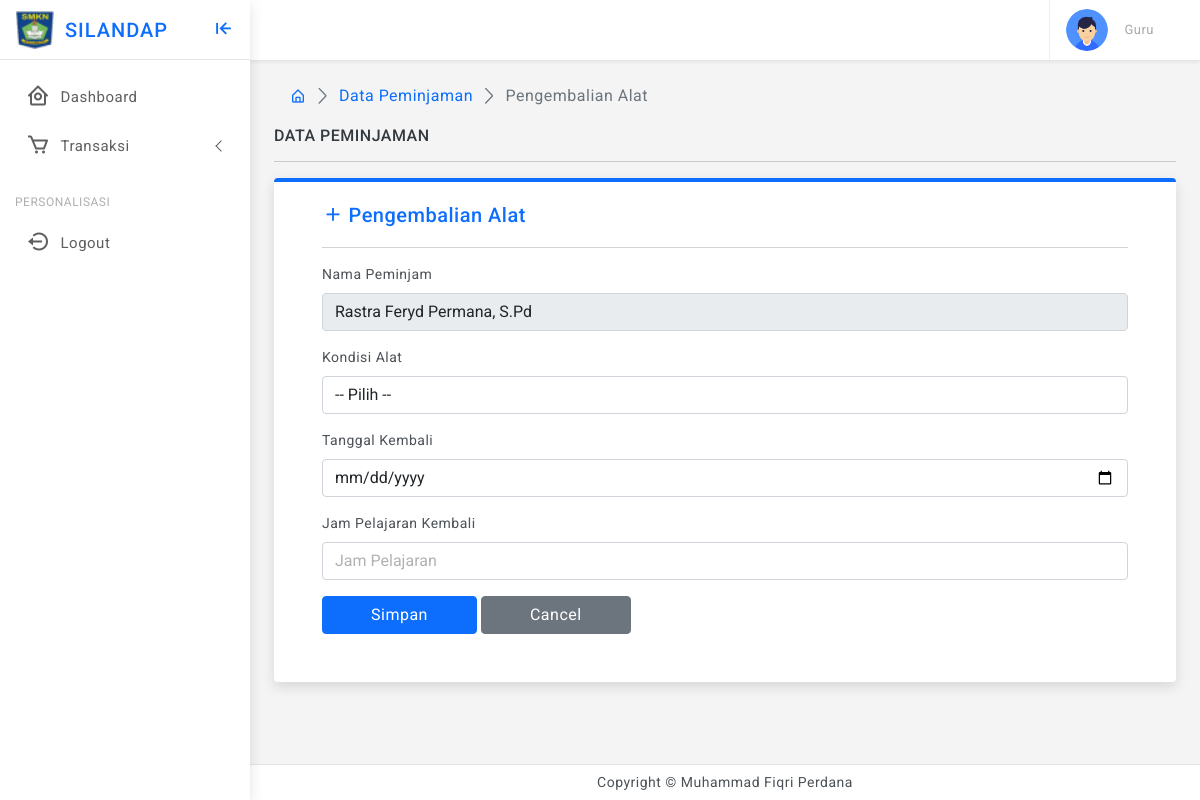
Page /user/pj-alat-kembali.php on the earlier database version.
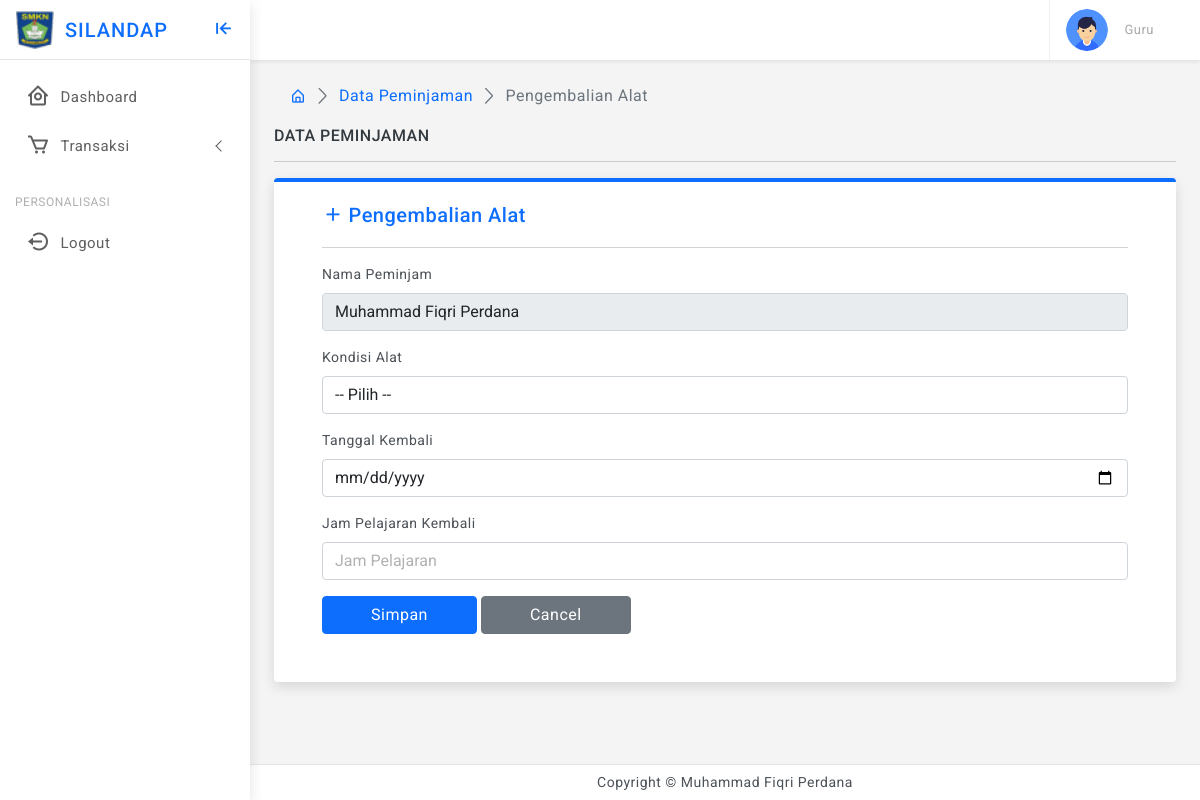
Same page on the later database version.
### tables this page shows
CREATE TABLE `tbl_user` (
  `id_user` int(11) NOT NULL,
  `nm_user` varchar(200) NOT NULL,
  `username` varchar(20) NOT NULL,
  `password` varchar(100) NOT NULL,
  `level` int(11) NOT NULL,
  `jurusan` varchar(100) NOT NULL
);

CREATE TABLE `tbl_peminjaman` (
  `id_peminjaman` int(11) NOT NULL,
  `id_user` varchar(10) NOT NULL,
  `id_barang` varchar(10) NOT NULL,
  `jumlah` varchar(10) NOT NULL,
  `tgl_pinjam` date NOT NULL,
  `waktu_pinjam` varchar(100) NOT NULL,
  `status_verifikasi` varchar(100) NOT NULL,
  `kepemilikan` varchar(100) NOT NULL,
  `kondisi` varchar(255) NOT NULL
);

### user/pj-alat-kembali.php (the view, shortened to what this page needs)
<?php
include "../koneksi.php";
$query_pj = "SELECT * FROM tbl_peminjaman pj
INNER JOIN tbl_user u ON u.id_user = pj.id_user INNER JOIN
tbl_barang b ON pj.id_barang = b.id_barang";
$result_pj = mysqli_query($conn, $query_pj);
$row_pj = mysqli_fetch_assoc($result_pj);
?>
<!doctype html>
<html lang="en" class="">
<head>
    <link href="../assets/plugins/simplebar/css/simplebar.css" rel="stylesheet" />
    <link href="../assets/plugins/perfect-scrollbar/css/perfect-scrollbar.css" rel="stylesheet" />
    <link href="../assets/plugins/metismenu/css/metisMenu.min.css" rel="stylesheet" />
    <link href="../assets/css/pace.min.css" rel="stylesheet" />
    <link href="../assets/css/bootstrap.min.css" rel="stylesheet">
    <link href="../assets/css/app.css" rel="stylesheet">
    <link href="../assets/css/icons.css" rel="stylesheet">
    <link rel="stylesheet" href="../assets/css/dark-theme.css" />
    <link rel="stylesheet" href="../assets/css/semi-dark.css" />
    <link rel="stylesheet" href="../assets/css/header-colors.css" />
</head>
<body>
    <div class="wrapper">
        <?php include "theme-sidebar.php" ?>
        <?php include "theme-header.php" ?>
        <div class="page-wrapper">
            <div class="page-content">
                <div class="page-breadcrumb d-none d-sm-flex align-items-center mb-3">
                    <div class="ps-3">
                        <nav aria-label="breadcrumb">
                            <ol class="breadcrumb mb-0 p-0">
                                <li class="breadcrumb-item"><a href="index.php"><i class="bx bx-home-alt"></i></a></li>
                                <li class="breadcrumb-item"><a href="pj-alat.php">Data Peminjaman</a></li>
                                <li class="breadcrumb-item active" aria-current="page">Pengembalian Alat</li>
                            </ol>
                        </nav>
                    </div>
                </div>
                <div class="row">
                    <div class="col-xl-12 mx-auto">
                        <h6 class="mb-0 text-uppercase">Data Peminjaman</h6>
                        <hr />
                        <div class="card border-top border-0 border-4 border-primary">
                            <div class="card-body px-5 pb-5">
                                <div class="card-title d-flex align-items-center">
                                    <div><i class="bx bx-plus me-1 font-22 text-primary"></i>
                                    </div>
                                    <h5 class="mb-0 text-primary">Pengembalian Alat</h5>
                                </div>
                                <hr>
                                <form class="row g-3" method="POST" target="">
                                    <div class="col-12">
                                        <label for="id_user" class="form-label">Nama Peminjam</label>
                                        <input type="text" class="form-control" name="id_user" id="id_user" value="<?php echo $row_pj["nm_user"] ?>" readonly>
                                    </div>
                                        <div class="col-12">
                                        <label class="form-label">Kondisi Alat</label>
                                        <select name="kondisi" id="kondisi" class="form-control select2" style="width: 100%;">
                                        <option selected="selected">-- Pilih --</option>
                                        </select>
                                    </div>
                                    <div class="col-12">
                                        <label class="form-label">Tanggal Kembali</label>
                                        <input type="date" class="form-control" name="tgl_kembali" id="tgl_kembali" required>
                                    </div>
                                    <div class="col-12">
                                        <label for="waktu_kembali" class="form-label">Jam Pelajaran Kembali</label>
                                        <input type="text" class="form-control" name="waktu_kembali" id="waktu_kembali" placeholder="Jam Pelajaran" required>
                                    </div>
                                    <div class="col-12">
                                        <button type="submit" class="btn btn-primary px-5" name="submit">Simpan</button>
                                        <button type="button" class="btn btn-secondary px-5" onclick="self.history.back()">Cancel</button>
                                    </div>
                                </form>
                            </div>
                        </div>
                    </div>
                </div>
            </div>
        </div>
        <?php include "theme-footer.php" ?>
</body>
</html>

Differences in the rows shown:
no longer on this page (row unchanged): tbl_user: id_user "Rastra Feryd Permana, S.Pd"
added tbl_peminjaman: id_user "Muhammad Fiqri Perdana"
